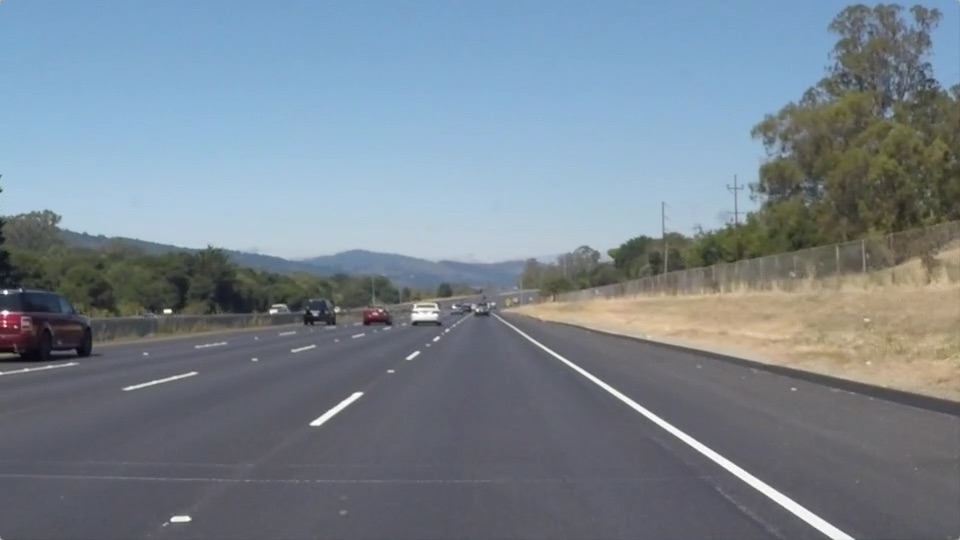
#> input picture test_images/solidWhiteRight.jpg, 960 x 540 px; its folder holds only this picture in this run
$ jupyter execute POC.ipynb   (shell and % lines are left out)
#> lines starting #> are read from the running program, lines starting #| are printed output that depends on the picture; after the words box and inside, x2 and y2 are one past the last pixel; in counts of white or black regions, pixels touching at a corner belong together
[cell 1]
import math
import numpy as np
import matplotlib.pyplot as plt

def grayscale(img):
    """Applies the Grayscale transform
    This will return an image with only one color channel
    but NOTE: to see the returned image as grayscale
    (assuming your grayscaled image is called 'gray')
    you should call plt.imshow(gray, cmap='gray')"""
    return cv2.cvtColor(img, cv2.COLOR_RGB2GRAY)
    # Or use BGR2GRAY if you read an image with cv2.imread()
    # return cv2.cvtColor(img, cv2.COLOR_BGR2GRAY)

def canny(img,sigma=0.33):
    """Applies the Canny transform"""
    new_img = np.median(img)
    lower = int(max(0, (1.0 - sigma) * new_img))
    upper = int(min(255, (1.0 + sigma) * new_img))
    return cv2.Canny(img, lower, upper)

def gaussian_blur(img, kernel_size):
    """Applies a Gaussian Noise kernel"""
    return cv2.GaussianBlur(img, (kernel_size, kernel_size), 0)

def region_of_interest(img, vertices):
    """
    Applies an image mask.

    Only keeps the region of the image defined by the polygon
    formed from `vertices`. The rest of the image is set to black.
    `vertices` should be a numpy array of integer points.
    """
    #defining a blank mask to start with
    mask = np.zeros_like(img)

    #defining a 3 channel or 1 channel color to fill the mask with depending on the input image
    if len(img.shape) > 2:
        channel_count = img.shape[2]  # i.e. 3 or 4 depending on your image
        ignore_mask_color = (255,) * channel_count
    else:
        ignore_mask_color = 255

    #filling pixels inside the polygon defined by "vertices" with the fill color
    #cv2.fillPoly(mask, vertices, ignore_mask_color)
    cv2.fillPoly(mask, np.array([vertices], dtype=np.int32),ignore_mask_color)

    #returning the image only where mask pixels are nonzero
    masked_image = cv2.bitwise_and(img, mask)
    return masked_image


def draw_lines(img, lines, color=[0, 0, 255], thickness=2):
    """
    NOTE: this is the function you might want to use as a starting point once you want to
    average/extrapolate the line segments you detect to map out the full
    extent of the lane (going from the result shown in raw-lines-example.mp4
    to that shown in P1_example.mp4).

    Think about things like separating line segments by their
    slope ((y2-y1)/(x2-x1)) to decide which segments are part of the left
    line vs. the right line.  Then, you can average the position of each of
    the lines and extrapolate to the top and bottom of the lane.

    This function draws `lines` with `color` and `thickness`.
    Lines are drawn on the image inplace (mutates the image).
    If you want to make the lines semi-transparent, think about combining
    this function with the weighted_img() function below
    """
    x=[]
    y=[]
    for line in lines:
        for x1,y1,x2,y2 in line:
            x += [x1,x2]
            y += [y1,y2]
            cv2.line(img, (x1, y1), (x2, y2), color, thickness)
        z = np.polyfit(x,y,1)
        f = np.poly1d(z)
        #cv2.line(img,(0,max(x.astype(int))),(f(0),f(max(x.astype(int)))),'r')
        #cv2.line(img,(0, max(x).astype(int)), (f(0).astype(int), f(max(x)).astype(int)),color,thickness)

        #plt.axis([0, 60, 0, 60])
        plt.show()

        print(line)

def hough_lines(img, rho, theta, threshold, min_line_len, max_line_gap):
    """
    `img` should be the output of a Canny transform.

    Returns an image with hough lines drawn.
    """
    lines = cv2.HoughLinesP(img, rho, theta, threshold, np.array([]), minLineLength=min_line_len, maxLineGap=max_line_gap)
    line_img = np.zeros((img.shape[0], img.shape[1], 3), dtype=np.uint8)
    draw_lines(line_img, lines)
    return line_img

# Python 3 has support for cool math symbols.

def weighted_img(img, initial_img, α=0.8, β=1., γ=0.):
    """
    `img` is the output of the hough_lines(), An image with lines drawn on it.
    Should be a blank image (all black) with lines drawn on it.

    `initial_img` should be the image before any processing.

    The result image is computed as follows:

    initial_img * α + img * β + γ
    NOTE: initial_img and img must be the same shape!
    """
    return cv2.addWeighted(initial_img, α, img, β, γ)

#def extrapolate_img(img,)

[cell 2]
#importing some useful packages
import os, glob
import math
import matplotlib.pyplot as plt
import matplotlib.image as mpimg
import numpy as np
import cv2
#from movie.editor import VideoFileClip
# TODO: Build your pipeline that will draw lane lines on the test_image
# then save them to the test_images_output directory.
def ImageDisplay(images,cmap=None):
    cols = 2
    rows = (len(images)+1)#cols
    plt.figure(figsize=(10,11))
    for i, image in enumerate(images):
        plt.subplot(rows,cols,i+1)
        cmap = 'gray' if len(image.shape)==2 else cmap
        plt.imshow(image,cmap=cmap)
        plt.xticks([])
        plt.yticks([])
    plt.tight_layout(pad=0,h_pad=0,w_pad=0)
    plt.show()

tst_imgs = [plt.imread(path) for path in glob.glob('test_images/*.jpg')]
#> tst_imgs = 1 item
ImageDisplay(tst_imgs)
#> in ImageDisplay, `rows = (len(images)+1)#cols`: rows = 2
#> the loop in ImageDisplay, `for i, image in enumerate(images):` made 1 pass


def ProcessingImage(image,image_name):
    ROI_Ratio = 1.8
    height = np.size(image, 0)
    width = np.size(image, 1)
    diagonal = int(math.sqrt(height*height + width*width))
    print(width,height)
    #Rectangle ROI
    #vertices = np.array( [[0,height/ROI_Ratio],[0,height],[width,height],[width,height/ROI_Ratio]], dtype=np.int32 )
    #Pyramid ROI
    vertices = np.array( [[0 + width*0.06,height],[width/2,(height/2)+height*0.05],[width-width*0.06,height]], dtype=np.int32 )

    gray = grayscale(image)
    blur = gaussian_blur(gray,3)
    can = canny(blur,0.33)
    roi = region_of_interest(can,vertices)
    rho = 1
    theta = (np.pi/180) #One Radian
    threshold = 10
    min_line_length = 2
    max_line_gap = 1
    # [4 lines of commented-out code are left out]
    hl = hough_lines(roi,rho,theta,threshold,min_line_length,max_line_gap)
    # [4 lines of commented-out code are left out]

    wei = weighted_img(image,hl,0.8,1,0)
    dump_image = "./dump/" + image_name
    cv2.imwrite(dump_image,wei)

    return image

#single image
single_path = "test_images/solidWhiteCurve.jpg"
image_name = "solidWhiteCurve_theta_90.jpg"
#ProcessingImage(cv2.imread(single_path),image_name)

#pipeline of images
multipath = "test_images/"
for f in os.listdir(multipath):
    image = cv2.imread(multipath+f)
    ProcessingImage(image,f)
#> in ProcessingImage, `height = np.size(image, 0)`: height = 540
#> in ProcessingImage, `width = np.size(image, 1)`: width = 960
#> in ProcessingImage, `diagonal = int(math.sqrt(height*height + width*width))`: diagonal = 1101
#| 960 540
#> in ProcessingImage, `vertices = np.array( [[0 + width*0.06,height],[width/2,(height/2)+heig..`: vertices = [[57, 540], [480, 297], [902, 540]]
#> in grayscale, `return cv2.cvtColor(img, cv2.COLOR_RGB2GRAY)`:
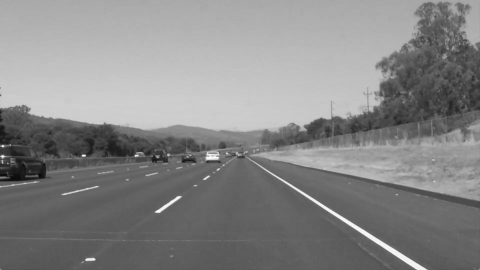
#> returned value: shape (540, 960) (shown at 1/2 size); min 6, max 255, mean 134.5
#> in canny, `new_img = np.median(img)`: new_img = 111
#> in canny, `lower = int(max(0, (1.0 - sigma) * new_img))`: lower = 74
#> in canny, `upper = int(min(255, (1.0 + sigma) * new_img))`: upper = 147
#> in canny, `return cv2.Canny(img, lower, upper)`:
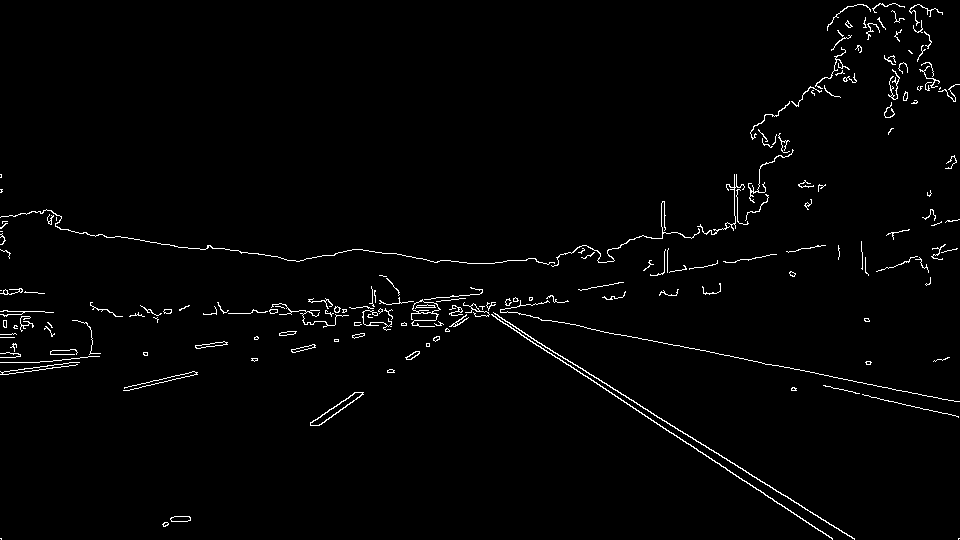
#> returned value: shape (540, 960); 1.7% white in thin lines or dots
#> in region_of_interest, `cv2.fillPoly(mask, np.array([vertices], dtype=np.int32),ignore_mask_co..`:
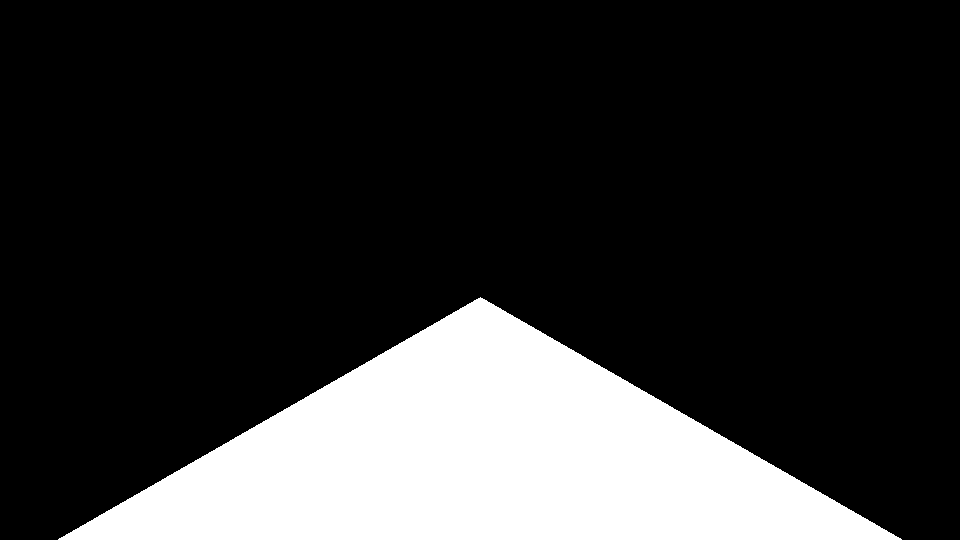
#> mask: shape (540, 960); 19.8% white; 1 white region, box (x1, y1, x2, y2) and area: (58, 297, 902, 540) 102847
#> in region_of_interest, `masked_image = cv2.bitwise_and(img, mask)`:
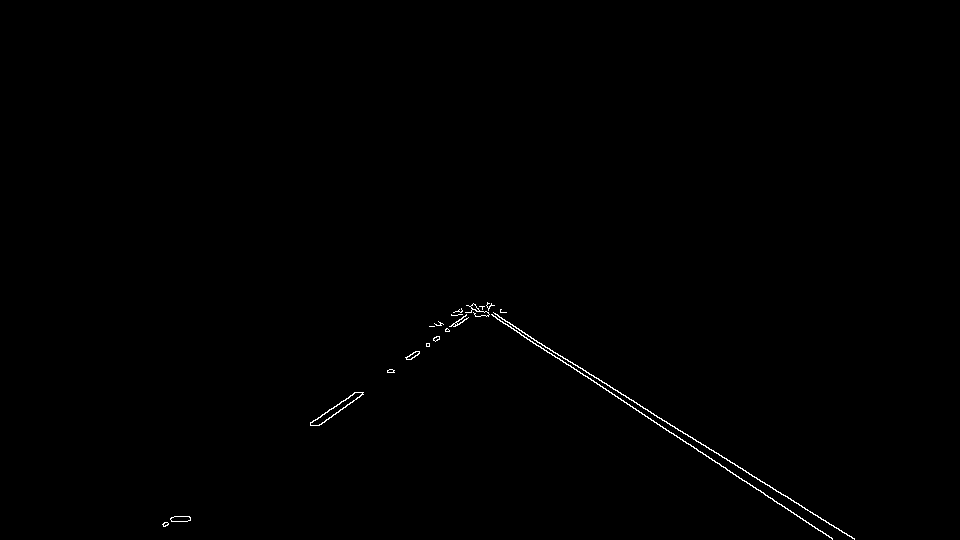
#> masked_image: shape (540, 960); 0.33% white in thin lines or dots, all inside (x1, y1, x2, y2) = (162, 302, 855, 540)
#> in hough_lines, `lines = cv2.HoughLinesP(img, rho, theta, threshold, np.array([]), minL..`: lines = 76 rows, first 6: [496, 318, 697, 449], [494, 313, 524, 332], [735, 465, 785, 496], [651, 420, 832, 538], [310, 423, 356, 392], [575, 364, 664, 421]
#> the loop in draw_lines, `for line in lines:` made 76 passes
#> (line, z) on passes 1 to 8: ([[496, 318, 697, 449]], [0.652, -5.26]), ([[494, 313, 524, 332]], [0.664, -13.88]), ([[735, 465, 785, 496]], [0.631, 3.07]), ([[651, 420, 832, 538]], [0.645, -4.21]), ([[310, 423, 356, 392]], [0.292, 242.7]), ([[575, 364, 664, 421]], [0.291, 238]), ([[458, 321, 466, 315]], [0.329, 208.4]), ([[447, 331, 449, 330]], [0.345, 196.3])
#> (printed output is left out)
#> after the loop in draw_lines, `for line in lines:`: x = 152 values, max 854 at index 23, min 162 at index 74, mean 478.7; y = 152 values, max 539 at index 23, min 303 at index 99, mean 372.4

$ run again, on test_images/whiteCarLaneSwitch.jpg
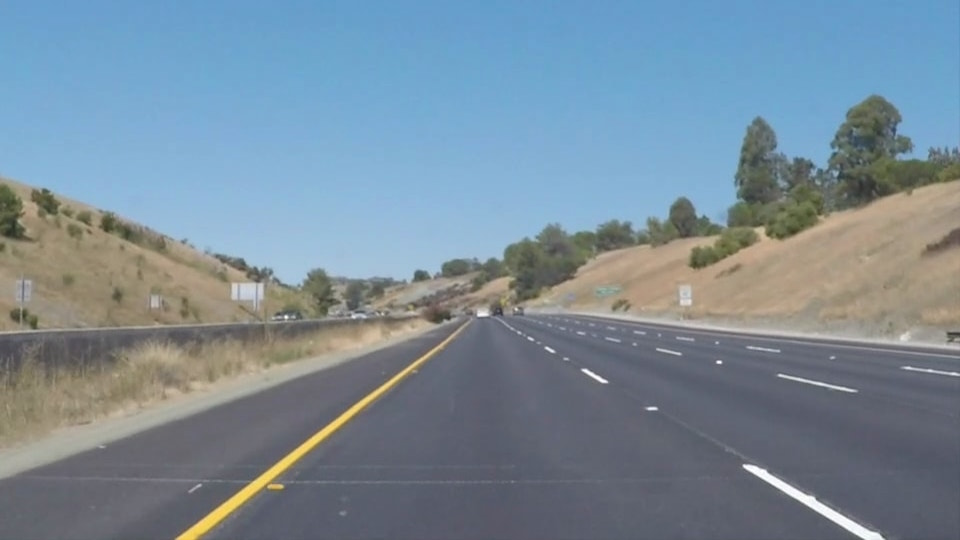
#> input picture test_images/whiteCarLaneSwitch.jpg, 960 x 540 px
#> tst_imgs = 1 item
#> rows = 2
#> the loop in ImageDisplay, `for i, image in enumerate(images):` made 1 pass
#> height = 540
#> width = 960
#> diagonal = 1101
#| 960 540
#> vertices = [[57, 540], [480, 297], [902, 540]]
#> in grayscale, `return cv2.cvtColor(img, cv2.COLOR_RGB2GRAY)`:
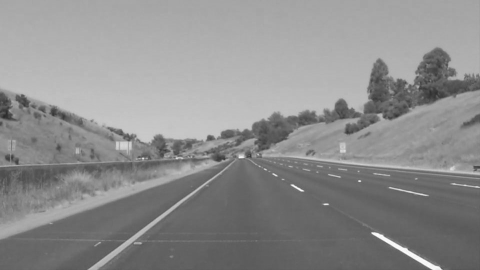
#> returned value: shape (540, 960) (shown at 1/2 size); min 40, max 255, mean 141.3
#> new_img = 147
#> lower = 98
#> upper = 195
#> mask: shape (540, 960); 19.8% white; 1 white region, box (x1, y1, x2, y2) and area: (58, 297, 902, 540) 102847
#> in region_of_interest, `masked_image = cv2.bitwise_and(img, mask)`:
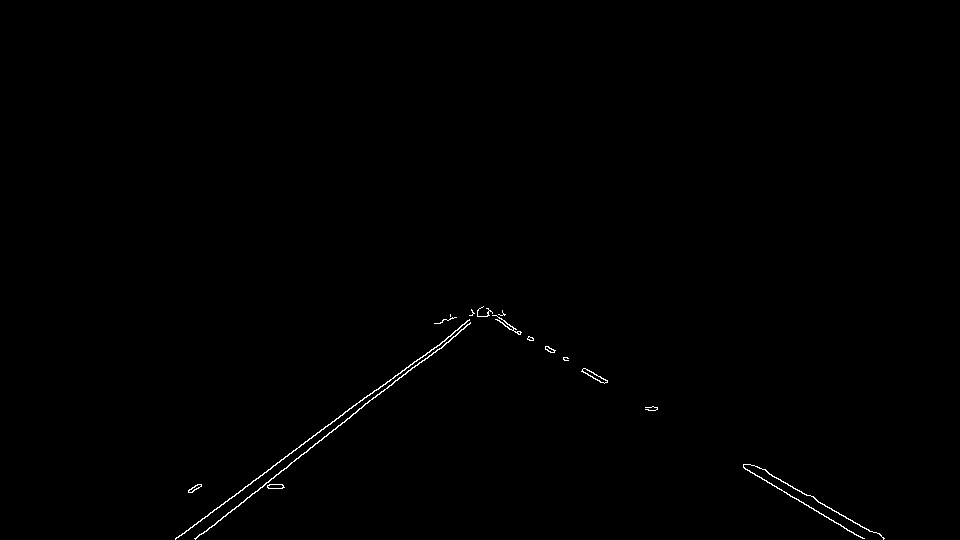
#> masked_image: shape (540, 960); 0.36% white in thin lines or dots, all inside (x1, y1, x2, y2) = (175, 306, 885, 540)
#> lines = 92 rows, first 6: [452, 333, 469, 319], [175, 539, 256, 478], [450, 339, 470, 323], [743, 466, 863, 538], [300, 445, 452, 334], [505, 322, 515, 328]
#> the loop in draw_lines, `for line in lines:` made 92 passes
#> (line, z) on passes 1 to 8: ([[452, 333, 469, 319]], [-0.824, 705.2]), ([[175, 539, 256, 478]], [-0.746, 669.2]), ([[450, 339, 470, 323]], [-0.736, 667.4]), ([[743, 466, 863, 538]], [0.0418, 396.6]), ([[300, 445, 452, 334]], [0.0291, 397.9]), ([[505, 322, 515, 328]], [0.0118, 391.4]), ([[511, 329, 520, 334]], [-0.000836, 388]), ([[264, 484, 266, 482]], [-0.0749, 433.3])
#> (printed output is left out)
#> after the loop in draw_lines, `for line in lines:`: x = 184 values, max 884 at index 71, min 175 at index 2, mean 472.2; y = 184 values, max 539 at index 2, min 306 at index 113, mean 404

$ run again, on test_images/solidYellowCurve.jpg
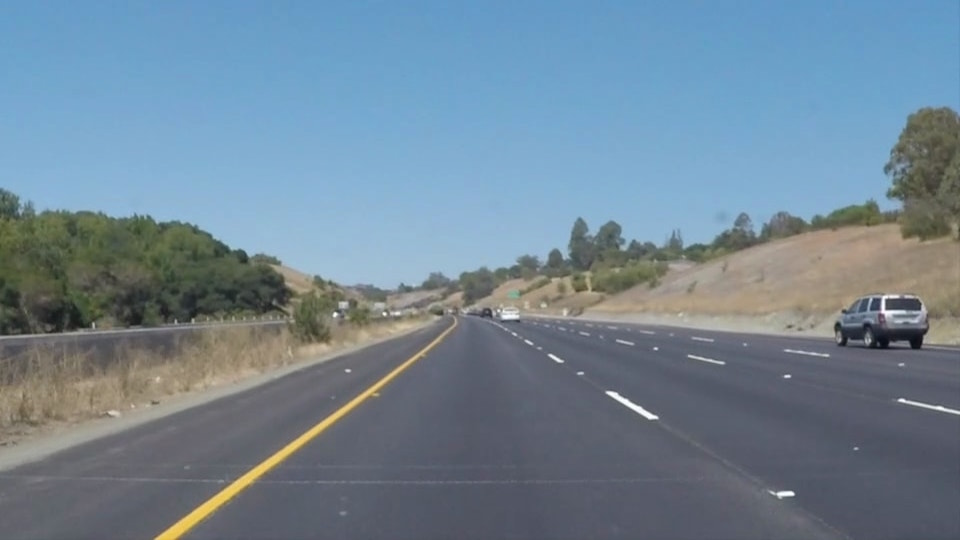
#> input picture test_images/solidYellowCurve.jpg, 960 x 540 px
#> tst_imgs = 1 item
#> rows = 2
#> the loop in ImageDisplay, `for i, image in enumerate(images):` made 1 pass
#> height = 540
#> width = 960
#> diagonal = 1101
#| 960 540
#> vertices = [[57, 540], [480, 297], [902, 540]]
#> in grayscale, `return cv2.cvtColor(img, cv2.COLOR_RGB2GRAY)`:
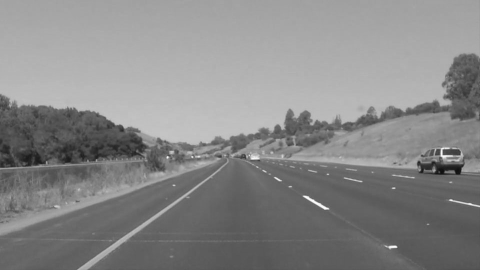
#> returned value: shape (540, 960) (shown at 1/2 size); min 13, max 255, mean 135.7
#> new_img = 141
#> lower = 94
#> upper = 187
#> mask: shape (540, 960); 19.8% white; 1 white region, box (x1, y1, x2, y2) and area: (58, 297, 902, 540) 102847
#> in region_of_interest, `masked_image = cv2.bitwise_and(img, mask)`:
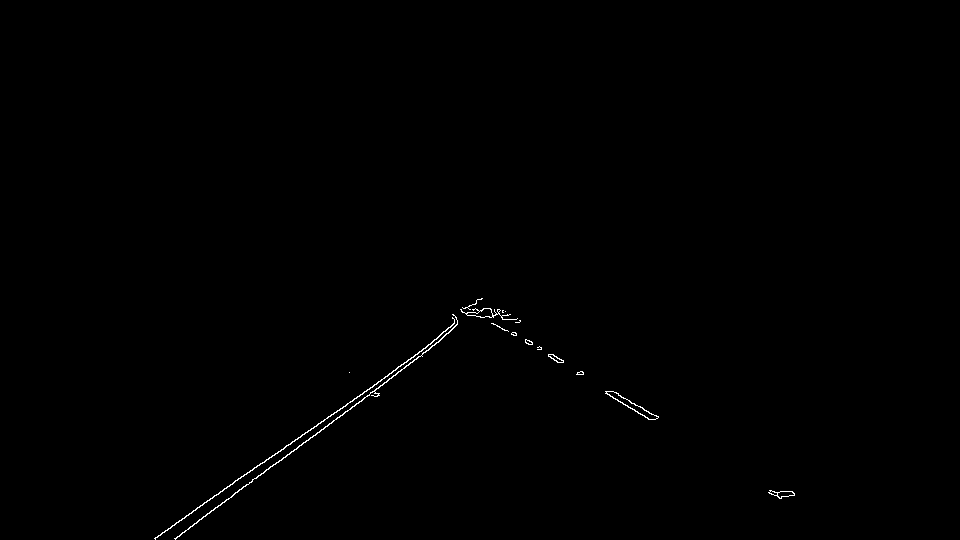
#> masked_image: shape (540, 960); 0.31% white in thin lines or dots, all inside (x1, y1, x2, y2) = (154, 298, 795, 540)
#> lines = 97 rows, first 6: [346, 404, 418, 353], [228, 499, 234, 494], [317, 424, 345, 405], [320, 430, 388, 380], [219, 492, 301, 436], [282, 458, 324, 428]
#> the loop in draw_lines, `for line in lines:` made 97 passes
#> (line, z) on passes 1 to 8: ([[346, 404, 418, 353]], [-0.708, 649.1]), ([[228, 499, 234, 494]], [-0.774, 674.7]), ([[317, 424, 345, 405]], [-0.778, 674.5]), ([[320, 430, 388, 380]], [-0.764, 671.4]), ([[219, 492, 301, 436]], [-0.735, 660.7]), ([[282, 458, 324, 428]], [-0.736, 661.9]), ([[422, 354, 440, 340]], [-0.729, 659.9]), ([[633, 403, 656, 416]], [-0.228, 503.4])
#> (printed output is left out)
#> after the loop in draw_lines, `for line in lines:`: x = 194 values, max 792 at index 121, min 154 at index 74, mean 473.3; y = 194 values, max 538 at index 16, min 305 at index 93, mean 378.4
